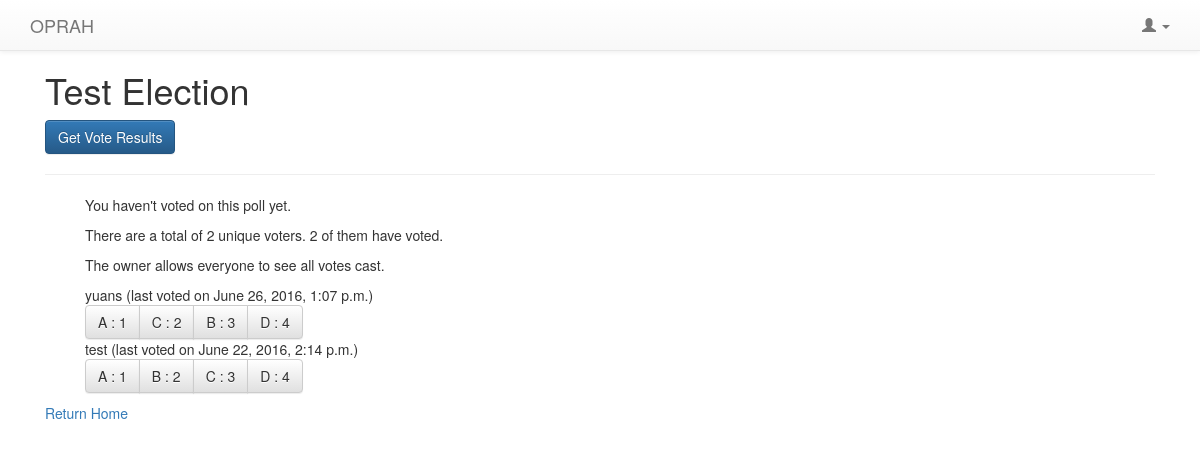
/polls/10/preferences/ (signed in), run on the app's committed database.
### polls/models.py (models this page shows, shortened)
@python_2_unicode_compatible
class Question(models.Model):
    question_text = models.CharField(max_length=20)
    question_desc = models.CharField(max_length=500, null=True, blank=True)
    image = models.CharField(max_length=500, default="https://pbs.twimg.com/media/B0eebrtIUAEVFad.jpg")
    pub_date = models.DateTimeField('date published')
    follow_up = models.OneToOneField('Question', on_delete=models.CASCADE, null = True, blank = True)
    question_owner = models.ForeignKey(User, null = True)
    question_voters = models.ManyToManyField(User, related_name='voters')
    status = models.IntegerField(default=1)
    display_pref = models.IntegerField(default=1)

@python_2_unicode_compatible
class Response(models.Model):
    question = models.ForeignKey(Question, on_delete=models.CASCADE)
    user = models.ForeignKey(User, null = True)
    timestamp = models.DateTimeField('response timestamp')
    allocation = models.ForeignKey(Item, default=None, null = True, blank = True, on_delete=models.CASCADE) # assigned by algorithm function
    class Meta:
        ordering = ['timestamp']

@python_2_unicode_compatible
class Item(models.Model):
    question = models.ForeignKey(Question, on_delete=models.CASCADE)
    item_text = models.CharField(max_length=200)
    def __str__(self):
        return self.item_text

### polls/views.py (the view)
# urls.py: url(r'^(?P<pk>[0-9]+)/preferences/$', views.PreferenceView.as_view(), name='preferences'),
class PreferenceView(generic.DetailView):
    model = Question
    template_name = 'polls/preferences.html'
    def get_context_data(self, **kwargs):
        ctx = super(PreferenceView, self).get_context_data(**kwargs)
        currentUserResponses = self.object.response_set.filter(user=self.request.user).reverse()
        ctx['mostRecentResponse'] = currentUserResponses[0] if (len(currentUserResponses) > 0) else None
        ctx['history'] = currentUserResponses[1:]
        all_responses = self.object.response_set.reverse()
        (latest_responses, previous_responses) = categorizeResponses(all_responses)
        ctx['latest_responses'] = latest_responses
        ctx['previous_responses'] = previous_responses
        return ctx

### polls/models.py (called while the page is built)
    def __getitem__(self, key):
        return self.keyvaluepair_set.get(key=key).value

    def sorted_values(self):
        return list(sorted(self.items(), key=lambda kv: (kv[1], kv[0])))

    def items(self):
        return [(kvp.key, kvp.value) for kvp in self.keyvaluepair_set.all()]

### polls/views.py (called while the page is built)
def categorizeResponses(all_responses):
    latest_responses = []
    previous_responses = []
    if len(all_responses) > 0:
        latest_responses.append(all_responses[0])
    others = all_responses[1:]
    for response1 in others:
        if response1.user == None:
            continue
        add = True
        for response2 in latest_responses:
            if response1.user.username == response2.user.username:
                add = False
                previous_responses.append(response1)
                break
        if add:
            latest_responses.append(response1)
    return (latest_responses, previous_responses)

### polls/templates/polls/preferences.html (shortened to what this page needs)
{% extends 'polls/base.html' %}
{% block content %}
    <div class="col-md-12">
        <h1>{{ question.question_text }}</h1>
        <a href="/polls/{{ question.id }}/vote/results/" class="btn btn-primary">Get Vote Results</a>
        <hr />
        <ul>
        {% if question.question_owner == request.user %}
            {% if latest_responses|length > 0 %}
                {% for response in latest_responses %}
                    {{ response.user.username }} (last voted on {{ response.timestamp }}) <br />
                    {% for d in response.dictionary_set.all %}
                        <div class="btn-group">
                        {% for item in d.sorted_values %}
                            <button type="button" class="btn btn-default">{{ item.0 }} : {{ item.1 }}</button>
                        {% endfor %}
                        </div>
                        <br />
                    {% endfor %}
                {% endfor %}
                <br />
                {% if history %}
                <button data-toggle="collapse" data-target="#history" class="btn btn-info">Show/Hide History</button>
                <div id="history" class="collapse">
                    <div class="well">
                    {% for response in previous_responses %}
                        {{ response.user.username }}: {{ response.timestamp }} <br />
                        {% for d in response.dictionary_set.all %}
                            <div class="btn-group">
                            {% for item in d.sorted_values %}
                                <button type="button" class="btn btn-default">{{ item.0 }} : {{ item.1 }}</button>
                            {% endfor %}
                            </div>
                            <br />
                        {% endfor %}
                    {% endfor %}
                    </div>
                </div>
                {% endif %}
            {% else %}
                <p>No one has voted on this poll yet.</p>
            {% endif %}
        {% else %}
            {% if mostRecentResponse != None %}
                {{ mostRecentResponse.user.username }} (last voted on {{ mostRecentResponse.timestamp }}) <br />
                {% for d in mostRecentResponse.dictionary_set.all %}
                    <div class="btn-group">
                    {% for item in d.sorted_values %}
                        <button type="button" class="btn btn-default">{{ item.0 }} : {{ item.1 }}</button>
                    {% endfor %}
                    </div>
                    <br />
                {% endfor %}
                <br />
                {% if history %}
                <button data-toggle="collapse" data-target="#history" class="btn btn-info">Show/Hide History</button>
                <div id="history" class="collapse">
                    <div class="well">
                    {% for response in history %}
                        {{ response.user.username }}: {{ response.timestamp }} <br />
                        {% for d in response.dictionary_set.all %}
                            <div class="btn-group">
                            {% for item in d.sorted_values %}
                                <button type="button" class="btn btn-default">{{ item.0 }} : {{ item.1 }}</button>
                            {% endfor %}
                            </div>
                            <br />
                        {% endfor %}
                    {% endfor %}
                    </div>
                </div>
                {% endif %}
            {% else %}
                <p>You haven't voted on this poll yet.</p>
            {% endif %}
            <p>There are a total of {{question.question_voters.count}} unique voters. {{latest_responses|length}} of them have voted.</p>
            {% if question.display_pref == 1 %}
                <p>The owner allows everyone to see all votes cast.</p>
                {% for response in latest_responses %}
                    {% if response.user == request.user %}
                    {% else %}
                        {{ response.user.username }} (last voted on {{ response.timestamp }}) <br />
                        {% for d in response.dictionary_set.all %}
                            <div class="btn-group">
                            {% for item in d.sorted_values %}
                                <button type="button" class="btn btn-default">{{ item.0 }} : {{ item.1 }}</button>
                            {% endfor %}
                            </div>
                            <br />
                        {% endfor %}
                    {%endif%}
                {% endfor %}
            {% endif %}
        {% endif %}
        </ul>
        <a href="{% url 'polls:index' %}"> Return Home</a>
    </div>
{% endblock %}

### polls/templates/polls/base.html (style rules this page uses)
body { min-height: 1000px; padding-top: 50px; padding-bottom: 20px; }

### data on the page
Question: question_text "Test Election", question_voters.count "2"
Response: user.username "yuans", timestamp "June 26, 2016, 1:07 p.m."
Item: item_text "A", item "1"
Item: item_text "C", item "2", item "3"
Item: item_text "B", item "3", item "2"
Item: item_text "D", item "4"
Response: user.username "test", timestamp "June 22, 2016, 2:14 p.m."

### other printed values
{{ latest_responses|length }} "2"
